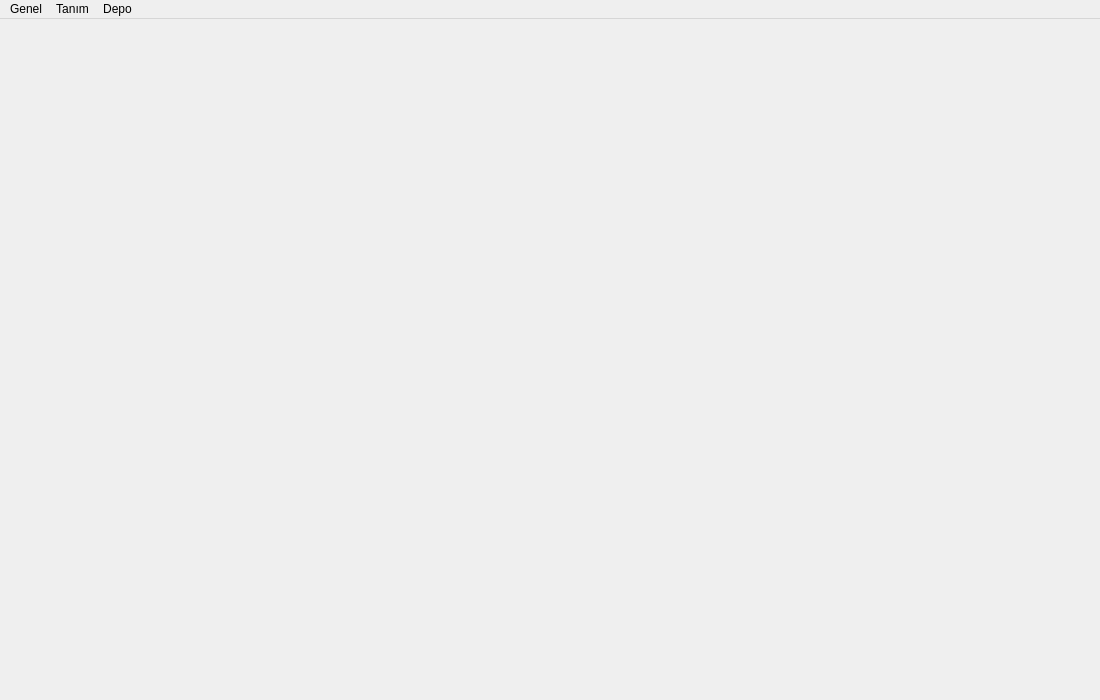
<?xml version="1.0" encoding="UTF-8"?>
<ui version="4.0">
 <class>MainWindow</class>
 <widget class="QMainWindow" name="MainWindow">
  <property name="geometry">
   <rect>
    <x>0</x>
    <y>0</y>
    <width>1100</width>
    <height>700</height>
   </rect>
  </property>
  <property name="windowTitle">
   <string>MainWindow</string>
  </property>
  <widget class="QWidget" name="centralwidget"/>
  <widget class="QMenuBar" name="menubar">
   <property name="geometry">
    <rect>
     <x>0</x>
     <y>0</y>
     <width>1100</width>
     <height>21</height>
    </rect>
   </property>
   <widget class="QMenu" name="menu_inventory">
    <property name="title">
     <string>Depo</string>
    </property>
    <widget class="QMenu" name="menuDepo_Transfer">
     <property name="title">
      <string>Depo Transfer</string>
     </property>
     <addaction name="act_stockAccept"/>
     <addaction name="act_stockOut"/>
    </widget>
    <addaction name="act_inventoryStatus"/>
    <addaction name="act_inventoryRecords"/>
    <addaction name="menuDepo_Transfer"/>
   </widget>
   <widget class="QMenu" name="menu_dashboard">
    <property name="title">
     <string>Genel</string>
    </property>
    <addaction name="act_dashboard"/>
    <addaction name="act_settings"/>
   </widget>
   <widget class="QMenu" name="menu_define">
    <property name="title">
     <string>Tanım</string>
    </property>
    <widget class="QMenu" name="menuHammadde">
     <property name="title">
      <string>Hammadde</string>
     </property>
     <addaction name="act_productGroup"/>
     <addaction name="act_productTypes"/>
     <addaction name="separator"/>
     <addaction name="act_foam"/>
     <addaction name="act_fabric"/>
     <addaction name="act_membrane"/>
     <addaction name="act_paper"/>
    </widget>
    <widget class="QMenu" name="menu_letme">
     <property name="title">
      <string>İşletme</string>
     </property>
     <addaction name="actionPersonel"/>
     <addaction name="actionMakine"/>
    </widget>
    <addaction name="menuHammadde"/>
    <addaction name="menu_letme"/>
    <addaction name="actionProses"/>
   </widget>
   <addaction name="menu_dashboard"/>
   <addaction name="menu_define"/>
   <addaction name="menu_inventory"/>
  </widget>
  <action name="actionMalzemeler">
   <property name="text">
    <string>Malzemeler</string>
   </property>
  </action>
  <action name="act_inventoryStatus">
   <property name="text">
    <string>Depo Durum</string>
   </property>
  </action>
  <action name="act_inventoryRecords">
   <property name="text">
    <string>Depo Hareketleri</string>
   </property>
  </action>
  <action name="act_productCards">
   <property name="text">
    <string>Malzeme Kartları</string>
   </property>
  </action>
  <action name="act_productGroups">
   <property name="text">
    <string>Malzeme Grupları</string>
   </property>
  </action>
  <action name="act_dashboard">
   <property name="text">
    <string>Dashboard</string>
   </property>
  </action>
  <action name="act_settings">
   <property name="text">
    <string>Ayarlar</string>
   </property>
  </action>
  <action name="act_addFoam">
   <property name="text">
    <string>Ekle</string>
   </property>
  </action>
  <action name="act_listFoam">
   <property name="text">
    <string>Listele</string>
   </property>
  </action>
  <action name="act_addFabric">
   <property name="text">
    <string>Ekle</string>
   </property>
  </action>
  <action name="act_listFabric">
   <property name="text">
    <string>Listele</string>
   </property>
  </action>
  <action name="actionEkle_3">
   <property name="text">
    <string>Ekle</string>
   </property>
  </action>
  <action name="actionListele_3">
   <property name="text">
    <string>Listele</string>
   </property>
  </action>
  <action name="act_addChemical">
   <property name="text">
    <string>Ekle</string>
   </property>
  </action>
  <action name="act_listChemical">
   <property name="text">
    <string>Listele</string>
   </property>
  </action>
  <action name="act_addMembrane">
   <property name="text">
    <string>Ekle</string>
   </property>
  </action>
  <action name="act_listMembrane">
   <property name="text">
    <string>Listele</string>
   </property>
  </action>
  <action name="actionKa_t">
   <property name="text">
    <string>Kağıt</string>
   </property>
  </action>
  <action name="act_productGroup">
   <property name="text">
    <string>Malzeme Grup</string>
   </property>
  </action>
  <action name="act_productTypes">
   <property name="text">
    <string>Malzeme Cins</string>
   </property>
  </action>
  <action name="actionProses">
   <property name="text">
    <string>Proses</string>
   </property>
  </action>
  <action name="actionPersonel">
   <property name="text">
    <string>Personel</string>
   </property>
  </action>
  <action name="actionMakine">
   <property name="text">
    <string>Makine</string>
   </property>
  </action>
  <action name="act_foam">
   <property name="text">
    <string>Sünger</string>
   </property>
  </action>
  <action name="act_fabric">
   <property name="text">
    <string>Astar</string>
   </property>
  </action>
  <action name="act_membrane">
   <property name="text">
    <string>Membran</string>
   </property>
  </action>
  <action name="act_paper">
   <property name="text">
    <string>Kağıt</string>
   </property>
  </action>
  <action name="act_stockAccept">
   <property name="text">
    <string>Depo Giriş</string>
   </property>
  </action>
  <action name="act_stockOut">
   <property name="text">
    <string>Depo Çıkış</string>
   </property>
  </action>
 </widget>
 <resources>
  <include location="../../../pyqt5/icons.qrc"/>
 </resources>
 <connections/>
</ui>
